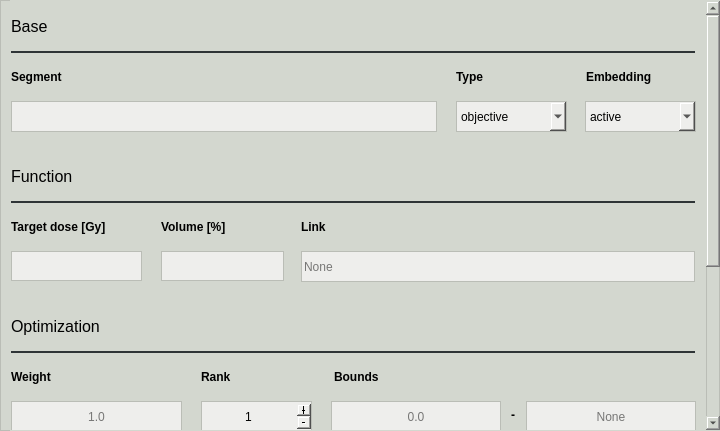
<?xml version="1.0" encoding="UTF-8"?>
<ui version="4.0">
 <class>minimum_dvh_window</class>
 <widget class="QMainWindow" name="minimum_dvh_window">
  <property name="windowModality">
   <enum>Qt::ApplicationModal</enum>
  </property>
  <property name="geometry">
   <rect>
    <x>0</x>
    <y>0</y>
    <width>720</width>
    <height>431</height>
   </rect>
  </property>
  <property name="minimumSize">
   <size>
    <width>720</width>
    <height>431</height>
   </size>
  </property>
  <property name="maximumSize">
   <size>
    <width>720</width>
    <height>431</height>
   </size>
  </property>
  <property name="windowTitle">
   <string>Minimum DVH Editor</string>
  </property>
  <property name="styleSheet">
   <string notr="true">color: rgb(0, 0, 0);
background-color: rgb(211, 215, 207);</string>
  </property>
  <widget class="QWidget" name="body_widget">
   <property name="styleSheet">
    <string notr="true">color: rgb(0, 0, 0);
background-color: rgb(211, 215, 207);
border: 1px solid;
border-color: rgb(186, 189, 182);</string>
   </property>
   <widget class="QScrollArea" name="scroll_area">
    <property name="geometry">
     <rect>
      <x>10</x>
      <y>0</y>
      <width>711</width>
      <height>431</height>
     </rect>
    </property>
    <property name="styleSheet">
     <string notr="true">border-color: transparent;</string>
    </property>
    <property name="widgetResizable">
     <bool>false</bool>
    </property>
    <widget class="QWidget" name="scroll_contents">
     <property name="geometry">
      <rect>
       <x>0</x>
       <y>-252</y>
       <width>690</width>
       <height>681</height>
      </rect>
     </property>
     <widget class="QComboBox" name="embedding_cbox">
      <property name="geometry">
       <rect>
        <x>574</x>
        <y>100</y>
        <width>111</width>
        <height>31</height>
       </rect>
      </property>
      <property name="cursor">
       <cursorShape>PointingHandCursor</cursorShape>
      </property>
      <property name="styleSheet">
       <string notr="true">color: rgb(0, 0, 0);
background-color: rgb(238, 238, 236);
border: 1px solid;
border-color: rgb(186, 189, 182);</string>
      </property>
      <property name="currentIndex">
       <number>0</number>
      </property>
      <item>
       <property name="text">
        <string>active</string>
       </property>
      </item>
      <item>
       <property name="text">
        <string>passive</string>
       </property>
      </item>
     </widget>
     <widget class="QLabel" name="segment_label">
      <property name="geometry">
       <rect>
        <x>0</x>
        <y>60</y>
        <width>431</width>
        <height>31</height>
       </rect>
      </property>
      <property name="font">
       <font>
        <weight>75</weight>
        <bold>true</bold>
       </font>
      </property>
      <property name="styleSheet">
       <string notr="true">border: 0px solid;</string>
      </property>
      <property name="text">
       <string>Segment</string>
      </property>
     </widget>
     <widget class="QLabel" name="embedding_label">
      <property name="geometry">
       <rect>
        <x>575</x>
        <y>60</y>
        <width>109</width>
        <height>31</height>
       </rect>
      </property>
      <property name="font">
       <font>
        <weight>75</weight>
        <bold>true</bold>
       </font>
      </property>
      <property name="styleSheet">
       <string notr="true">border: 0px solid;</string>
      </property>
      <property name="text">
       <string>Embedding</string>
      </property>
     </widget>
     <widget class="QLabel" name="base_label">
      <property name="geometry">
       <rect>
        <x>0</x>
        <y>10</y>
        <width>684</width>
        <height>31</height>
       </rect>
      </property>
      <property name="font">
       <font>
        <pointsize>12</pointsize>
       </font>
      </property>
      <property name="styleSheet">
       <string notr="true">border: 0px solid;</string>
      </property>
      <property name="text">
       <string>Base</string>
      </property>
     </widget>
     <widget class="QComboBox" name="type_cbox">
      <property name="geometry">
       <rect>
        <x>445</x>
        <y>100</y>
        <width>111</width>
        <height>31</height>
       </rect>
      </property>
      <property name="cursor">
       <cursorShape>PointingHandCursor</cursorShape>
      </property>
      <property name="styleSheet">
       <string notr="true">color: rgb(0, 0, 0);
background-color: rgb(238, 238, 236);
border: 1px solid;
border-color: rgb(186, 189, 182);</string>
      </property>
      <property name="currentIndex">
       <number>0</number>
      </property>
      <item>
       <property name="text">
        <string>objective</string>
       </property>
      </item>
      <item>
       <property name="text">
        <string>constraint</string>
       </property>
      </item>
     </widget>
     <widget class="Line" name="base_line">
      <property name="geometry">
       <rect>
        <x>0</x>
        <y>50</y>
        <width>684</width>
        <height>2</height>
       </rect>
      </property>
      <property name="styleSheet">
       <string notr="true">border-color: rgb(46, 52, 54);</string>
      </property>
     </widget>
     <widget class="QLineEdit" name="segment_ledit">
      <property name="geometry">
       <rect>
        <x>0</x>
        <y>100</y>
        <width>426</width>
        <height>31</height>
       </rect>
      </property>
      <property name="styleSheet">
       <string notr="true">color: rgb(0, 0, 0);
background-color: rgb(238, 238, 236);
border: 1px solid;
border-color: rgb(186, 189, 182);</string>
      </property>
     </widget>
     <widget class="QLabel" name="type_label">
      <property name="geometry">
       <rect>
        <x>445</x>
        <y>60</y>
        <width>111</width>
        <height>31</height>
       </rect>
      </property>
      <property name="font">
       <font>
        <weight>75</weight>
        <bold>true</bold>
       </font>
      </property>
      <property name="styleSheet">
       <string notr="true">border: 0px solid;</string>
      </property>
      <property name="text">
       <string>Type</string>
      </property>
     </widget>
     <widget class="QPushButton" name="close_component_pbutton">
      <property name="geometry">
       <rect>
        <x>614</x>
        <y>640</y>
        <width>71</width>
        <height>31</height>
       </rect>
      </property>
      <property name="cursor">
       <cursorShape>PointingHandCursor</cursorShape>
      </property>
      <property name="styleSheet">
       <string notr="true">color: rgb(0, 0, 0);
background-color: rgb(238, 238, 236);
border: 1px solid;
border-color: rgb(186, 189, 182);</string>
      </property>
      <property name="text">
       <string>Close</string>
      </property>
     </widget>
     <widget class="QLabel" name="target_dose_label">
      <property name="geometry">
       <rect>
        <x>0</x>
        <y>210</y>
        <width>131</width>
        <height>31</height>
       </rect>
      </property>
      <property name="font">
       <font>
        <weight>75</weight>
        <bold>true</bold>
       </font>
      </property>
      <property name="styleSheet">
       <string notr="true">border: 0px solid;</string>
      </property>
      <property name="text">
       <string>Target dose [Gy]</string>
      </property>
     </widget>
     <widget class="QLineEdit" name="identifier_ledit">
      <property name="geometry">
       <rect>
        <x>0</x>
        <y>550</y>
        <width>381</width>
        <height>31</height>
       </rect>
      </property>
      <property name="styleSheet">
       <string notr="true">color: rgb(0, 0, 0);
background-color: rgb(238, 238, 236);
border: 1px solid;
border-color: rgb(186, 189, 182);</string>
      </property>
      <property name="placeholderText">
       <string>None</string>
      </property>
     </widget>
     <widget class="QSpinBox" name="rank_sbox">
      <property name="geometry">
       <rect>
        <x>190</x>
        <y>400</y>
        <width>111</width>
        <height>31</height>
       </rect>
      </property>
      <property name="cursor">
       <cursorShape>IBeamCursor</cursorShape>
      </property>
      <property name="styleSheet">
       <string notr="true">color: rgb(0, 0, 0);
background-color: rgb(238, 238, 236);
border: 1px solid;
border-color: rgb(186, 189, 182);</string>
      </property>
      <property name="alignment">
       <set>Qt::AlignCenter</set>
      </property>
      <property name="buttonSymbols">
       <enum>QAbstractSpinBox::PlusMinus</enum>
      </property>
      <property name="minimum">
       <number>1</number>
      </property>
      <property name="maximum">
       <number>1000</number>
      </property>
      <property name="value">
       <number>1</number>
      </property>
     </widget>
     <widget class="QLabel" name="identifier_label">
      <property name="geometry">
       <rect>
        <x>0</x>
        <y>510</y>
        <width>381</width>
        <height>31</height>
       </rect>
      </property>
      <property name="font">
       <font>
        <weight>75</weight>
        <bold>true</bold>
       </font>
      </property>
      <property name="styleSheet">
       <string notr="true">border: 0px solid;</string>
      </property>
      <property name="text">
       <string>Identifier</string>
      </property>
     </widget>
     <widget class="QLineEdit" name="link_ledit">
      <property name="geometry">
       <rect>
        <x>290</x>
        <y>250</y>
        <width>394</width>
        <height>31</height>
       </rect>
      </property>
      <property name="styleSheet">
       <string notr="true">color: rgb(0, 0, 0);
background-color: rgb(238, 238, 236);
border: 1px solid;
border-color: rgb(186, 189, 182);</string>
      </property>
      <property name="placeholderText">
       <string>None</string>
      </property>
     </widget>
     <widget class="QLabel" name="link_label">
      <property name="geometry">
       <rect>
        <x>290</x>
        <y>210</y>
        <width>394</width>
        <height>31</height>
       </rect>
      </property>
      <property name="font">
       <font>
        <weight>75</weight>
        <bold>true</bold>
       </font>
      </property>
      <property name="styleSheet">
       <string notr="true">border: none;</string>
      </property>
      <property name="text">
       <string>Link</string>
      </property>
     </widget>
     <widget class="QLabel" name="function_label">
      <property name="geometry">
       <rect>
        <x>0</x>
        <y>160</y>
        <width>684</width>
        <height>31</height>
       </rect>
      </property>
      <property name="font">
       <font>
        <pointsize>12</pointsize>
       </font>
      </property>
      <property name="styleSheet">
       <string notr="true">border: 0px solid;</string>
      </property>
      <property name="text">
       <string>Function</string>
      </property>
     </widget>
     <widget class="QLabel" name="bounds_label">
      <property name="geometry">
       <rect>
        <x>323</x>
        <y>360</y>
        <width>364</width>
        <height>31</height>
       </rect>
      </property>
      <property name="font">
       <font>
        <weight>75</weight>
        <bold>true</bold>
       </font>
      </property>
      <property name="styleSheet">
       <string notr="true">border: 0px solid;</string>
      </property>
      <property name="text">
       <string>Bounds</string>
      </property>
     </widget>
     <widget class="QLabel" name="handling_viz_label">
      <property name="geometry">
       <rect>
        <x>0</x>
        <y>460</y>
        <width>684</width>
        <height>31</height>
       </rect>
      </property>
      <property name="font">
       <font>
        <pointsize>12</pointsize>
       </font>
      </property>
      <property name="styleSheet">
       <string notr="true">border: 0px solid;</string>
      </property>
      <property name="text">
       <string>Handling &amp; Visualization</string>
      </property>
     </widget>
     <widget class="QLineEdit" name="target_dose_ledit">
      <property name="geometry">
       <rect>
        <x>0</x>
        <y>250</y>
        <width>131</width>
        <height>30</height>
       </rect>
      </property>
      <property name="styleSheet">
       <string notr="true">color: rgb(0, 0, 0);
background-color: rgb(238, 238, 236);
border: 1px solid;
border-color: rgb(186, 189, 182);</string>
      </property>
      <property name="alignment">
       <set>Qt::AlignCenter</set>
      </property>
     </widget>
     <widget class="QLabel" name="weight_label">
      <property name="geometry">
       <rect>
        <x>0</x>
        <y>360</y>
        <width>171</width>
        <height>31</height>
       </rect>
      </property>
      <property name="font">
       <font>
        <weight>75</weight>
        <bold>true</bold>
       </font>
      </property>
      <property name="styleSheet">
       <string notr="true">border: 0px solid;</string>
      </property>
      <property name="text">
       <string>Weight</string>
      </property>
     </widget>
     <widget class="QPushButton" name="save_component_pbutton">
      <property name="geometry">
       <rect>
        <x>534</x>
        <y>640</y>
        <width>71</width>
        <height>31</height>
       </rect>
      </property>
      <property name="cursor">
       <cursorShape>PointingHandCursor</cursorShape>
      </property>
      <property name="styleSheet">
       <string notr="true">color: rgb(0, 0, 0);
background-color: rgb(238, 238, 236);
border: 1px solid;
border-color: rgb(186, 189, 182);</string>
      </property>
      <property name="text">
       <string>Save</string>
      </property>
     </widget>
     <widget class="Line" name="function_line">
      <property name="geometry">
       <rect>
        <x>0</x>
        <y>200</y>
        <width>684</width>
        <height>2</height>
       </rect>
      </property>
      <property name="styleSheet">
       <string notr="true">border-color: rgb(46, 52, 54);</string>
      </property>
     </widget>
     <widget class="QLabel" name="conjunction">
      <property name="geometry">
       <rect>
        <x>494</x>
        <y>405</y>
        <width>16</width>
        <height>17</height>
       </rect>
      </property>
      <property name="font">
       <font>
        <weight>75</weight>
        <bold>true</bold>
       </font>
      </property>
      <property name="styleSheet">
       <string notr="true">border: none;</string>
      </property>
      <property name="text">
       <string>-</string>
      </property>
      <property name="alignment">
       <set>Qt::AlignCenter</set>
      </property>
     </widget>
     <widget class="QLabel" name="optimization_label">
      <property name="geometry">
       <rect>
        <x>0</x>
        <y>310</y>
        <width>684</width>
        <height>31</height>
       </rect>
      </property>
      <property name="font">
       <font>
        <pointsize>12</pointsize>
       </font>
      </property>
      <property name="styleSheet">
       <string notr="true">border: 0px solid;</string>
      </property>
      <property name="text">
       <string>Optimization</string>
      </property>
     </widget>
     <widget class="QLabel" name="rank_label">
      <property name="geometry">
       <rect>
        <x>190</x>
        <y>360</y>
        <width>111</width>
        <height>31</height>
       </rect>
      </property>
      <property name="font">
       <font>
        <weight>75</weight>
        <bold>true</bold>
       </font>
      </property>
      <property name="styleSheet">
       <string notr="true">border: 0px solid;</string>
      </property>
      <property name="text">
       <string>Rank</string>
      </property>
     </widget>
     <widget class="QLineEdit" name="upper_bound_ledit">
      <property name="geometry">
       <rect>
        <x>515</x>
        <y>400</y>
        <width>170</width>
        <height>31</height>
       </rect>
      </property>
      <property name="styleSheet">
       <string notr="true">color: rgb(0, 0, 0);
background-color: rgb(238, 238, 236);
border: 1px solid;
border-color: rgb(186, 189, 182);</string>
      </property>
      <property name="alignment">
       <set>Qt::AlignCenter</set>
      </property>
      <property name="placeholderText">
       <string>None</string>
      </property>
     </widget>
     <widget class="QLineEdit" name="weight_ledit">
      <property name="geometry">
       <rect>
        <x>0</x>
        <y>400</y>
        <width>171</width>
        <height>31</height>
       </rect>
      </property>
      <property name="styleSheet">
       <string notr="true">color: rgb(0, 0, 0);
background-color: rgb(238, 238, 236);
border: 1px solid;
border-color: rgb(186, 189, 182);</string>
      </property>
      <property name="alignment">
       <set>Qt::AlignCenter</set>
      </property>
      <property name="placeholderText">
       <string>1.0</string>
      </property>
     </widget>
     <widget class="QCheckBox" name="disp_component_check">
      <property name="geometry">
       <rect>
        <x>0</x>
        <y>600</y>
        <width>231</width>
        <height>23</height>
       </rect>
      </property>
      <property name="cursor">
       <cursorShape>PointingHandCursor</cursorShape>
      </property>
      <property name="styleSheet">
       <string notr="true">border: 0px;
color: rgb(0, 0, 0);</string>
      </property>
      <property name="text">
       <string>Display component</string>
      </property>
      <property name="checked">
       <bool>true</bool>
      </property>
     </widget>
     <widget class="Line" name="handling_viz_line">
      <property name="geometry">
       <rect>
        <x>0</x>
        <y>500</y>
        <width>684</width>
        <height>2</height>
       </rect>
      </property>
      <property name="styleSheet">
       <string notr="true">border-color: rgb(46, 52, 54);</string>
      </property>
     </widget>
     <widget class="Line" name="optimization_line">
      <property name="geometry">
       <rect>
        <x>0</x>
        <y>350</y>
        <width>684</width>
        <height>2</height>
       </rect>
      </property>
      <property name="styleSheet">
       <string notr="true">border-color: rgb(46, 52, 54);</string>
      </property>
     </widget>
     <widget class="QLineEdit" name="lower_bound_ledit">
      <property name="geometry">
       <rect>
        <x>320</x>
        <y>400</y>
        <width>170</width>
        <height>31</height>
       </rect>
      </property>
      <property name="styleSheet">
       <string notr="true">color: rgb(0, 0, 0);
background-color: rgb(238, 238, 236);
border: 1px solid;
border-color: rgb(186, 189, 182);</string>
      </property>
      <property name="alignment">
       <set>Qt::AlignCenter</set>
      </property>
      <property name="placeholderText">
       <string>0.0</string>
      </property>
     </widget>
     <widget class="QLineEdit" name="volume_ledit">
      <property name="geometry">
       <rect>
        <x>150</x>
        <y>250</y>
        <width>123</width>
        <height>30</height>
       </rect>
      </property>
      <property name="styleSheet">
       <string notr="true">color: rgb(0, 0, 0);
background-color: rgb(238, 238, 236);
border: 1px solid;
border-color: rgb(186, 189, 182);</string>
      </property>
      <property name="alignment">
       <set>Qt::AlignCenter</set>
      </property>
     </widget>
     <widget class="QLabel" name="volume_label">
      <property name="geometry">
       <rect>
        <x>150</x>
        <y>210</y>
        <width>123</width>
        <height>31</height>
       </rect>
      </property>
      <property name="font">
       <font>
        <weight>75</weight>
        <bold>true</bold>
       </font>
      </property>
      <property name="styleSheet">
       <string notr="true">border: 0px solid;</string>
      </property>
      <property name="text">
       <string>Volume [%]</string>
      </property>
     </widget>
    </widget>
   </widget>
  </widget>
 </widget>
 <resources>
  <include location="../../assets/resources.qrc"/>
 </resources>
 <connections/>
</ui>
